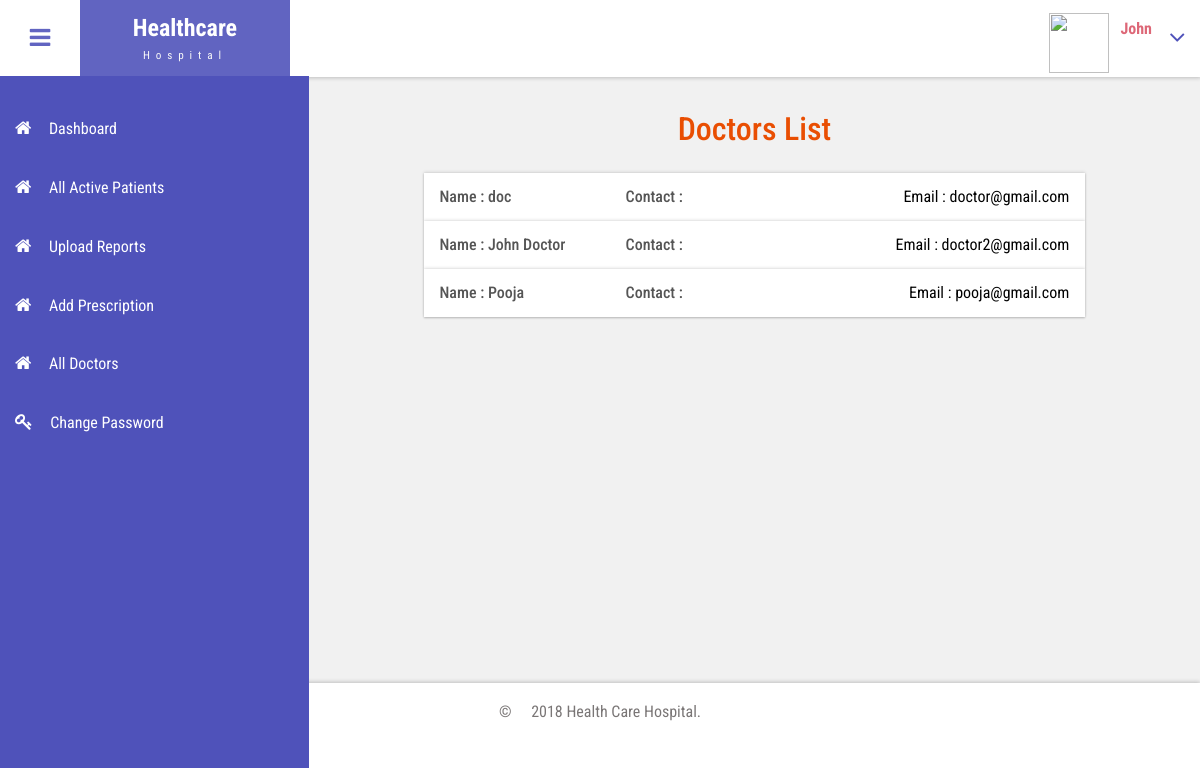
Screenshot of /admin/view_all_doctors.php (signed in) with the database file from the repository.
### tables this page shows
CREATE TABLE `doctor` (
  `doctorid` int(11) NOT NULL,
  `name` varchar(150) NOT NULL,
  `password` varchar(34) NOT NULL,
  `email` varchar(150) NOT NULL,
  `status` int(1) NOT NULL DEFAULT '1',
  `resetcode` varchar(34) NOT NULL
);

### admin/db/db_config.php (called while the page is built, shortened)
<?php
	$cid = mysqli_connect("localhost","root","","hospital");
	function select($query)
	{
		global $cid;
		$res = mysqli_query($cid,$query);
		return $res;
	}
?>

### admin/view_all_doctors.php (the view, shortened to what this page needs)
<?php
	require_once"db/db_config.php";
?>
<!DOCTYPE HTML>
<html>
	<head>
		<?php include_once"head_files.php";?>
		<link href='css/rotating-card.css' rel='stylesheet' />
	</head>
	<body class="cbp-spmenu-push">
		<div class="main-content">
			<?php include_once"sidebar.php";?>
			<?php include_once"header.php";?>
			<div id="page-wrapper">
				<div class="main-page" style="min-height: 531px;">
					<h3 class="title1">Doctors List</h3>
					<div class="inbox-page">
						<?php
							$query = "SELECT doctor.*,doctor_information.* FROM doctor INNER JOIN doctor_information on doctor.doctorid = doctor_information.student_id";
							$res = select($query);
							if(mysqli_num_rows($res)>0)
							{
								$i=1;
								while($row = mysqli_fetch_array($res)){
									extract($row);
								?>
								<div class="inbox-row widget-shadow" id="accordion<?=$i?>" role="tablist" aria-multiselectable="true">
									<a role="button" data-toggle="collapse" data-parent="#accordion" href="#collapse<?=$i?>" aria-expanded="true" aria-controls="collapse<?=$i?>">
										<div class="mail mail-name"><h6>Name : <?=$name?></h6></div>
										<div class="mail mail-name"><h6>Contact : <?=$contact_no?> </h6></div>
										<div class="mail-right"><p>Email : <?=$email?></p></div>
										<div class="clearfix"> </div>
									</a>
											<?php
												$query2 = "SELECT patients.*,user.*,patient_information.* FROM patients INNER JOIN user on patients.userid = user.userid left join patient_information on user.userid = patient_information.student_id where patients.doctorid='$doctorid' group by patients.userid ";
												$res2 = select($query2);
												if(mysqli_num_rows($res2)>0)
												{
													$k=1;
													while($row2 = mysqli_fetch_array($res2)){
														extract($row2);
													?>
																<?php
																	$query2 = "select * from patients where userid='$userid'";
																	$old_patients_res = select($query2);
																?>
																<?php
																	$query3 = "select * from report where userid='$userid'";
																	$old_patients_reposts = select($query3);
																	?>
													<?php
													$k++; }
												}
												else
												{
													echo "No recode_file";
												}
											?>
								</div>
								<?php
								$i++; }
							}
							else
							{
								echo "<h4 class='text-center'>No Doctors Available </h4>";
							}
						?>
					</div>
				</div>
			</div>
			<?php include_once"footer.php";?>
		</div>
	</body>
</html>

### admin/head_files.php (shortened to what this page needs)
<link href="css/bootstrap.css" rel='stylesheet' type='text/css' />
<link href="css/style.css" rel='stylesheet' type='text/css' />
<link href="css/font-awesome.css" rel="stylesheet">
<link href="alertifyjs/alertify.min.css" rel="stylesheet">
<link href="css/animate.css" rel="stylesheet" type="text/css" media="all">
<link rel="stylesheet" href="css/clndr.css" type="text/css" />
<link href="css/custom.css" rel="stylesheet">

### admin/sidebar.php (shortened to what this page needs)
<div class=" sidebar" role="navigation">
            <div class="navbar-collapse">
				<nav class="cbp-spmenu cbp-spmenu-vertical cbp-spmenu-left" id="cbp-spmenu-s1">
					<ul class="nav" id="side-menu">
						<?php if(isset($_SESSION['adminid'])) {?>
						<li>
							<a href="index.php"><i class="fa fa-home nav_icon"></i>Dashboard</a>
						</li>
						<li>
							<a href="view_active_patients.php"><i class="fa fa-home nav_icon"></i>All Active Patients</a>
						</li>
						<li>
							<a href="upload_reports.php"><i class="fa fa-home nav_icon"></i>Upload Reports</a>
						</li>
						<li>
							<a href="old_patient.php"><i class="fa fa-home nav_icon"></i>Add Prescription</a>
						</li>
						<li>
							<a href="view_all_doctors.php"><i class="fa fa-home nav_icon"></i>All Doctors</a>
						</li>
						<li>
							<a href="change_password.php"><i class="fa fa-key nav_icon"></i>Change Password</a>
						</li>
						<?php } ?>
					</ul>
				</nav>
			</div>
		</div>

### admin/header.php (shortened to what this page needs)
<div class="sticky-header header-section ">
			<div class="header-left">
				<button id="showLeftPush"><i class="fa fa-bars"></i></button>
				<div class="logo">
					<a href="index.php">
						<h1>Healthcare</h1>
						<span>Hospital</span>
					</a>
				</div>
			</div>
			<div class="header-right">
				<?php if(isset($_SESSION['adminid'])) {?>
				<div class="profile_details">
					<ul>
						<li class="dropdown profile_details_drop">
							<a href="#" class="dropdown-toggle" data-toggle="dropdown" aria-expanded="false">
								<div class="profile_img">
									<span class="prfil-img"><img style="width:60px;height:60px;" src="images/<?php if(empty($_SESSION['userimage'])) echo "users.png"; else echo $_SESSION['userimage']; ?>" alt=""> </span>
									<div class="user-name">
										<p><?=ucwords($_SESSION['adminname']);?></p>
									</div>
									<i class="fa fa-angle-down lnr"></i>
								</div>
							</a>
						</li>
					</ul>
				</div>
				<?php } ?>
			</div>
			<div class="clearfix"> </div>
		</div>

### admin/footer.php
<div class="footer">
		   <p>&copy; &emsp;<?=date('Y');?> Health Care Hospital.</p>
		</div>

### admin/css/style.css (style rules this page uses)
h4, h5, h6, h1, h2, h3 { margin: 0; }
ul, ol { margin: 0; }
p { margin: 0; }
html, body { font-family: 'Roboto Condensed', sans-serif; font-size: 100%; overflow-x: hidden; background: #fff; }
body a { transition: 0.5s all ease; -webkit-transition: 0.5s all ease; -moz-transition: 0.5s all ease; -o-transition: 0.5s all ease; -ms-transition: 0.5s all ease; text-decoration:none; }
h1,h2,h3,h4,h5,h6 { margin:0; }
p { margin:0; }
ul,label { margin:0; padding:0; }
.main-content { position: relative; }
.sticky-header { position: fixed; top: 0; left:0px; width: 100%; z-index: 100; }
.header-section { background:#FFF; box-shadow: 1px 1px 4px rgba(0, 0, 0, 0.21); -webkit-box-shadow: 1px 1px 4px rgba(0, 0, 0, 0.21); -moz-box-shadow: 1px 1px 4px rgba(0, 0, 0, 0.21); -o-box-shadow: 1px 1px 4px rgba(0, 0, 0, 0.21); }
.header-section::after { clear: both; display: block; content: ''; }
.header-left { float: left; width: 45%; }
.header-right { float: right; }
button#showLeftPush { font-size: 1.5em; width: 80px; padding: 0.87em 0; text-align: center; cursor: pointer; float: left; color: #6F6F6F; -moz-transition: all 0.2s ease-out 0s; -webkit-transition: all 0.2s ease-out 0s; transition: all 0.2s ease-out 0s; border: none; background-color: #fff; outline:none; }
.cbp-spmenu { position: fixed; }
.cbp-spmenu-vertical { width: 309px; height: 100%; top: 76px; z-index: 1000; background-color:#4F52BA; padding: 2em 0; }
.cbp-spmenu-left { left: 0; }
.cbp-spmenu-push { overflow-x: hidden; position: relative; }
.cbp-spmenu, .cbp-spmenu-push { -webkit-transition: all 0.3s ease; -moz-transition: all 0.3s ease; transition: all 0.3s ease; }
.cbp-spmenu-push div#page-wrapper { margin: 0 0 0 19.3em; transition:.5s all; -webkit-transition:.5s all; -moz-transition:.5s all; }
.sidebar ul li { margin-bottom: 1em; }
.sidebar ul li a { color: #FFFFFF; font-size: 1em; }
i.nav_icon { margin-right: 1em; font-size: 1.1em; }
.fa { display: inline-block; font-family: FontAwesome; font-style: normal; font-weight: normal; line-height: 1; -webkit-font-smoothing: antialiased; -moz-osx-font-smoothing: grayscale; }
.logo { background: #6164C1; text-align: center; float: left; }
.logo a { padding: 0.9em 3.3em .7em; display: block; text-decoration: none; }
.logo a h1 { color: #fff; font-size: 1.5em; line-height: 1.2em; font-weight: 700; }
.logo a span { color: #F8F8F8; font-size: .7em; text-align: center; letter-spacing: 5.85px; }
.profile_details { float: right; }
.profile_details_drop a.dropdown-toggle { display:block; padding: 0.8em 3em 0 2em; }
.profile_img span.prfil-img { float:left; }
.user-name { float:left; margin-top:8px; margin-left:11px; height:35px; }
.profile_details ul li { list-style-type:none; position:relative; }
.profile_details li a i.fa.lnr { position: absolute; top: 34%; right: 8%; color: #4F52BA; font-size: 1.6em; }
.user-name p { font-size:1em; color:#DD6777; line-height:1em; font-weight:700; }
.footer { background: #fff; padding: 1em; width: 100%; text-align:center; box-shadow: 0px -1px 4px rgba(0, 0, 0, 0.21); -webkit-box-shadow: 0px -1px 4px rgba(0, 0, 0, 0.21); -moz-box-shadow: 0px -1px 4px rgba(0, 0, 0, 0.21); -ms-box-shadow: 0px -1px 4px rgba(0, 0, 0, 0.21); -o-box-shadow: 0px -1px 4px rgba(0, 0, 0, 0.21); }
.footer p { color: #7A7676; font-size: 1em; line-height: 1.6em; }
.widget-shadow { background-color: #fff; box-shadow: 0 -1px 3px rgba(0,0,0,.12),0 1px 2px rgba(0,0,0,.24); -webkit-box-shadow: 0 -1px 3px rgba(0,0,0,.12),0 1px 2px rgba(0,0,0,.24); -moz-box-shadow: 0 -1px 3px rgba(0,0,0,.12),0 1px 2px rgba(0,0,0,.24); }
h3.title1 { text-align:center; font-size: 2em; color: #e94e02; margin-bottom: 0.8em; }
.inbox-page { width: 80%; margin: 0 auto; }
.inbox-row { padding: 0.5em 1em; }
.mail { float: left; margin-right: 1em; }
.mail.mail-name { width: 27%; }
.mail-right { float: right; margin-left: 1.5em; }
.inbox-page h6 { font-size: 1em; color: #555; }
.inbox-page p { font-size: 1em; color: #000; line-height: 2em; }
.inbox-page h6 { font-size: 1em; color: #555; line-height: 2em; }

### admin/css/custom.css (style rules this page uses)
#page-wrapper { padding:7em 2em 2.5em; background-color: #F1F1F1; }

### rows the page displays
doctor: name "doc", email "doctor@gmail.com"
doctor: name "John Doctor", email "doctor2@gmail.com"
doctor: name "Pooja", email "pooja@gmail.com"

### other values shown
$_SESSION['adminname'] "John"
